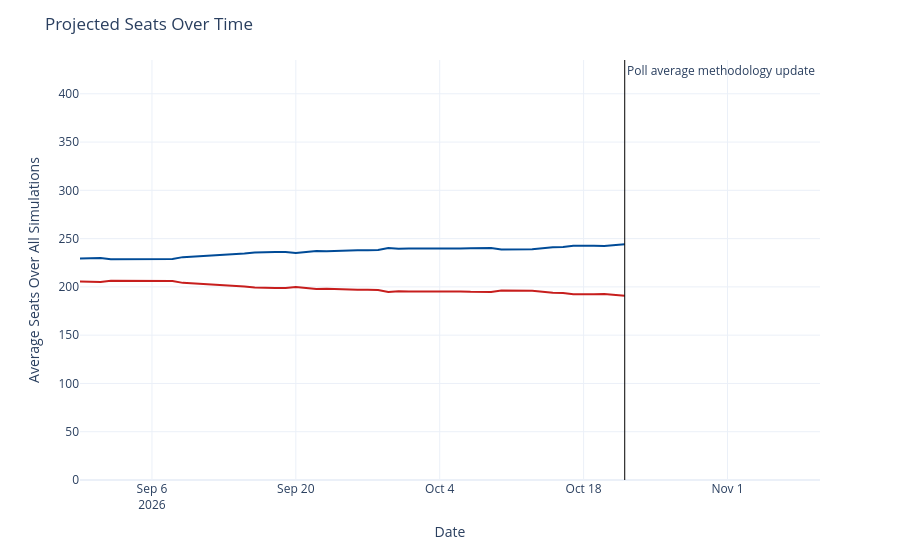

Notebook code for this chart:
### Code cell
seats_over_time = output_ts[(output_ts['geo'] == 'US House') &
                             (output_ts['type'] == 'seats')]
seats_over_time['rep_seats'] = seats_over_time['y'].map(lambda x: 435 - x)
seats_over_time = seats_over_time.rename({'y': 'Democrats', 'rep_seats': 'Republicans'}, axis=1)
seats_time_ser = px.line(seats_over_time, x='date', y=['Democrats', 'Republicans'], template='plotly_white',
                        color_discrete_map={'Democrats': '#004b97', 'Republicans': '#c71e1d'},)
seats_time_ser.update_traces(hovertemplate="%{y:.1f}")
seats_time_ser.update_layout(
    xaxis=dict(range=[pd.to_datetime('2026-08-30'), pd.to_datetime('2026-11-10')]),
    yaxis=dict(range=[0, 435]),
    xaxis_title='Date',
    yaxis_title='Average Seats Over All Simulations',
    title=dict(text="Projected Seats Over Time"),
    hovermode="x",
    showlegend=False
)
seats_time_ser.add_vline(x=pd.to_datetime('2026-10-22').timestamp() * 1000, line_width=1, line_color='black',
                          annotation_text='Poll average methodology update', annotation_position='top right')
seats_time_ser

### Figure 1 — Plotly figure (JSON) as saved in the notebook; plotly's stock layout.template omitted (floating-point values rounded to 4 significant figures)
{"data": [{"hovertemplate": "%{y:.1f}", "legendgroup": "Democrats", "line": {"color": "#004b97", "dash": "solid"}, "marker": {"symbol": "circle"}, "mode": "lines", "name": "Democrats", "orientation": "v", "showlegend": true, "type": "scatter", "x": ["2026-08-30", "2026-08-31", "2026-09-01", "2026-09-02", "2026-09-03", "2026-09-04", "2026-09-05", "2026-09-06", "2026-09-07", "2026-09-08", "2026-09-09", "2026-09-14", "2026-09-15", "2026-09-16", "2026-09-17", "2026-09-18", "2026-09-19", "2026-09-20", "2026-09-21", "2026-09-22", "2026-09-23", "2026-09-24", "2026-09-25", "2026-09-26", "2026-09-27", "2026-09-28", "2026-09-29", "2026-09-30", "2026-10-01", "2026-10-02", "2026-10-03", "2026-10-04", "2026-10-05", "2026-10-06", "2026-10-07", "2026-10-08", "2026-10-09", "2026-10-10", "2026-10-11", "2026-10-12", "2026-10-13", "2026-10-15", "2026-10-16", "2026-10-17", "2026-10-18", "2026-10-19", "2026-10-20", "2026-10-21", "2026-10-22"], "xaxis": "x", "y": [229.4, 230.0, 230.0, 228.5, 228.5, 228.7, 228.7, 228.9, 228.8, 228.9, 230.8, 233.6, 234.7, 235.7, 236.2, 236.1, 236.0, 235.0, 236.2, 237.2, 236.9, 237.4, 237.9, 237.9, 237.9, 238.2, 240.4, 239.5, 239.7, 239.6, 239.5, 239.7, 239.8, 239.7, 240.1, 240.1, 240.2, 238.8, 238.7, 238.7, 238.9, 240.9, 241.3, 242.6, 242.9, 242.5, 242.4, 243.5, 244.2], "yaxis": "y"}, {"hovertemplate": "%{y:.1f}", "legendgroup": "Republicans", "line": {"color": "#c71e1d", "dash": "solid"}, "marker": {"symbol": "circle"}, "mode": "lines", "name": "Republicans", "orientation": "v", "showlegend": true, "type": "scatter", "x": ["2026-08-30", "2026-08-31", "2026-09-01", "2026-09-02", "2026-09-03", "2026-09-04", "2026-09-05", "2026-09-06", "2026-09-07", "2026-09-08", "2026-09-09", "2026-09-14", "2026-09-15", "2026-09-16", "2026-09-17", "2026-09-18", "2026-09-19", "2026-09-20", "2026-09-21", "2026-09-22", "2026-09-23", "2026-09-24", "2026-09-25", "2026-09-26", "2026-09-27", "2026-09-28", "2026-09-29", "2026-09-30", "2026-10-01", "2026-10-02", "2026-10-03", "2026-10-04", "2026-10-05", "2026-10-06", "2026-10-07", "2026-10-08", "2026-10-09", "2026-10-10", "2026-10-11", "2026-10-12", "2026-10-13", "2026-10-15", "2026-10-16", "2026-10-17", "2026-10-18", "2026-10-19", "2026-10-20", "2026-10-21", "2026-10-22"], "xaxis": "x", "y": [205.6, 205.0, 205.0, 206.5, 206.5, 206.3, 206.3, 206.1, 206.2, 206.1, 204.2, 201.4, 200.3, 199.3, 198.8, 198.9, 199.0, 200.0, 198.8, 197.8, 198.1, 197.6, 197.1, 197.1, 197.1, 196.8, 194.6, 195.5, 195.3, 195.4, 195.5, 195.3, 195.2, 195.3, 194.9, 194.9, 194.8, 196.2, 196.3, 196.3, 196.1, 194.1, 193.7, 192.4, 192.1, 192.5, 192.6, 191.5, 190.8], "yaxis": "y"}], "layout": {"annotations": [{"showarrow": false, "text": "Poll average methodology update", "x": 1792627200000, "xanchor": "left", "xref": "x", "y": 1, "yanchor": "top", "yref": "y domain"}], "hovermode": "x", "legend": {"title": {"text": "variable"}, "tracegroupgap": 0}, "margin": {"t": 60}, "shapes": [{"line": {"color": "black", "width": 1}, "type": "line", "x0": 1792627200000, "x1": 1792627200000, "xref": "x", "y0": 0, "y1": 1, "yref": "y domain"}], "showlegend": false, "title": {"text": "Projected Seats Over Time"}, "xaxis": {"anchor": "y", "domain": [0, 1], "range": ["2026-08-30T00:00:00", "2026-11-10T00:00:00"], "title": {"text": "Date"}}, "yaxis": {"anchor": "x", "domain": [0, 1], "range": [0, 435], "title": {"text": "Average Seats Over All Simulations"}}}}
